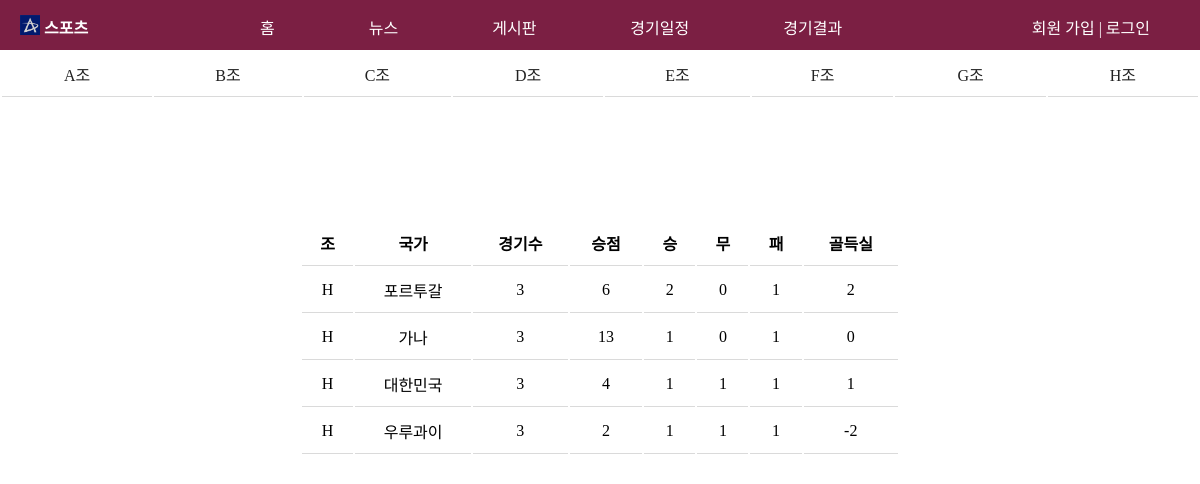
Screenshot of /result_H.php with the database file from the repository.
### tables this page shows
create table country (
	  id  varchar(10) not null
	, name char(20) not null
	, game int
	, point int
  	, win int
  	, draw int
  	, lose int
  	, goal int
  );

### result_H.php (the view, shortened to what this page needs)
<!doctype html>
<html>
  <head>
 <link rel="stylesheet" type="text/css" href="./css/common2.css">
 <link rel="stylesheet" type="text/css" href="./css/result.css">
  </head>
  <body>
    <header>
        <?php include "header.php";?>
    </header>
    <table>
    <tr>
    <td><a href="result_A.php">A조</a></td>
    <td><a href="result_B.php">B조</a></td>
    <td><a href="result_C.php">C조</a></td>
    <td><a href="result_D.php">D조</a></td>
    <td><a href="result_E.php">E조</a></td>
    <td><a href="result_F.php">F조</a></td>
    <td><a href="result_G.php">G조</a></td>
    <td><a href="result_H.php">H조</a></td>
  </tr>
    </table>
         <table class = "down">
        <tr>
          <th>조</th>
          <th>국가</th>
          <th>경기수</th>
          <th>승점</th>
          <th>승</th>
          <th>무</th>
          <th>패</th>
          <th>골득실</th>
        </tr>
        <?php
          $jb_conn = mysqli_connect('localhost', 'root', '', 'worldcup' );
          $jb_sql = "SELECT * FROM country where id = 'H';";
          $jb_result = mysqli_query( $jb_conn, $jb_sql );
          while( $jb_row = mysqli_fetch_array( $jb_result ) ) {
            echo '<tr><td>'
            . $jb_row[ 'id' ]
            . '</td><td>'
            . $jb_row[ 'name' ]
            . '</td><td>'
            . $jb_row[ 'game' ]
            . '</td><td>'
            . $jb_row[ 'point' ]
            . '</td><td>'
            . $jb_row[ 'win' ]
            . '</td><td>'
            . $jb_row[ 'draw' ]
            . '</td><td>'
            . $jb_row[ 'lose' ]
            . '</td><td>'
            . $jb_row[ 'goal' ]
            . '</td></tr>';
         }
        ?>
  </body>
</html>

### css/common2.css (style rules this page uses)
* { padding: 0; margin: 0; }
a { display: inline-block; text-decoration: none; }
a:link { color: #222222; }

### css/result.css (style rules this page uses)
table { width: 100%; }
th { padding: 10px; border-bottom: 1px solid #dadada; }
td { padding: 10px; border-bottom: 1px solid #dadada; text-align : center; }
.down { margin-left: auto; margin-right: auto; margin-top : 10%; width : 50%; background-color : white; }

### rows the page displays
country: id "H", name "포르투갈", game "3", point "6", win "2", draw "0", lose "1", goal "2"
country: id "H", name "가나", game "3", point "13", win "1", draw "0", lose "1", goal "0"
country: id "H", name "대한민국", game "3", point "4", win "1", draw "1", lose "1", goal "1"
country: id "H", name "우루과이", game "3", point "2", win "1", draw "1", lose "1", goal "-2"
